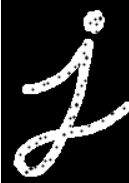
#> input picture opencv_test/image_processing/a.png, 129 x 183 px
$ python canny_edge_detection.py
#> lines starting #> are read from the running program, lines starting #| are printed output that depends on the picture; after the words box and inside, x2 and y2 are one past the last pixel; in counts of white or black regions, pixels touching at a corner belong together
# Canny边缘检测
import cv2 as cv
from matplotlib import pyplot as plt

img = cv.imread('a.png', 0)
#> img is the input picture: shape (183, 129); min 0, max 255, mean 42.5
edges = cv.Canny(img, 100, 200)
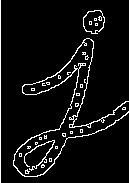
#> edges: shape (183, 129); 6.2% white in thin lines or dots
plt.subplot(121), plt.imshow(img, cmap='gray')
plt.title('Original Image'), plt.xticks([]), plt.yticks([])
plt.subplot(122), plt.imshow(edges, cmap='gray')
plt.title('Edge Image'), plt.xticks([]), plt.yticks([])
plt.show()
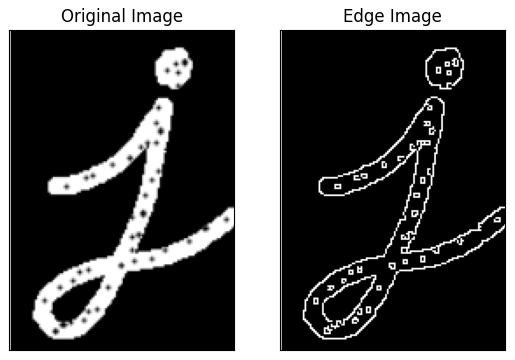
#> figure drawn by matplotlib, 2 panels
